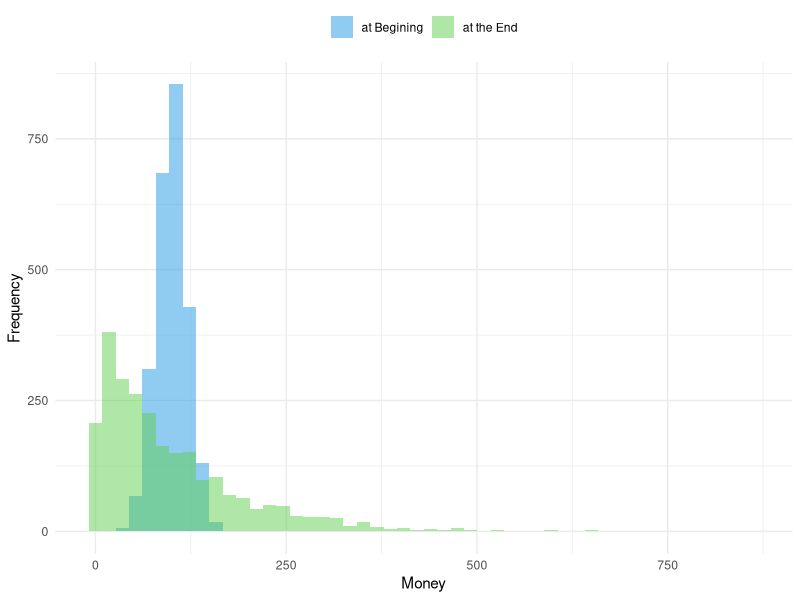
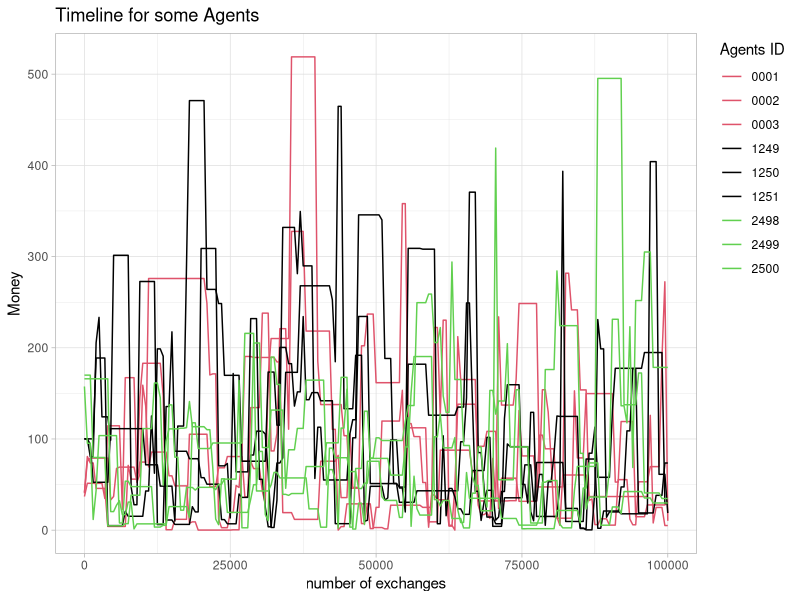
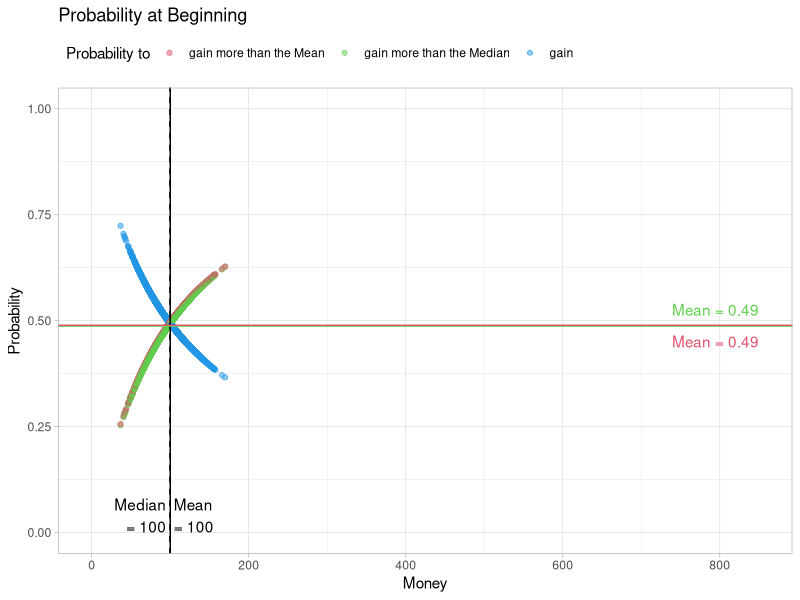
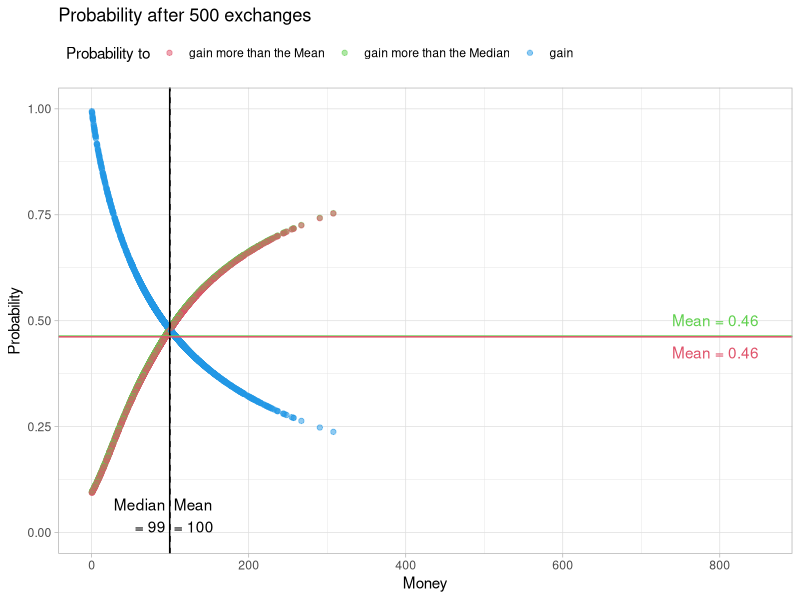
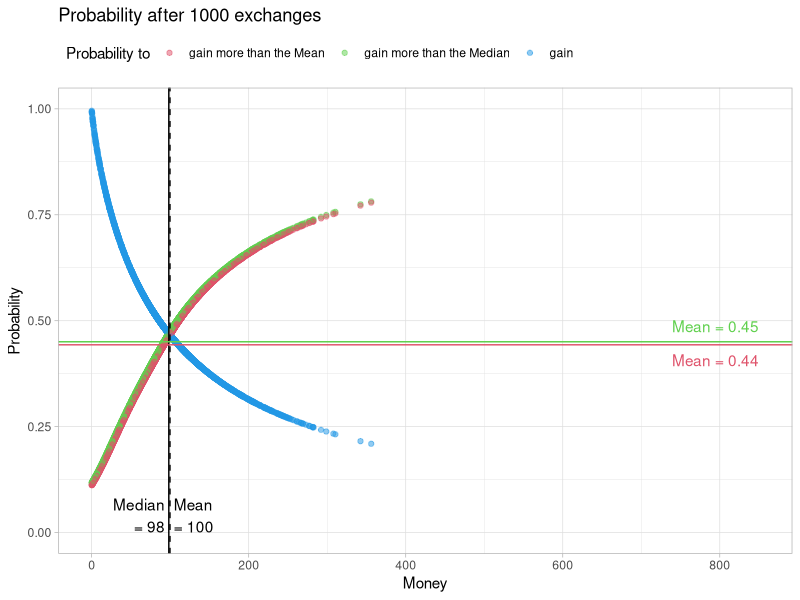
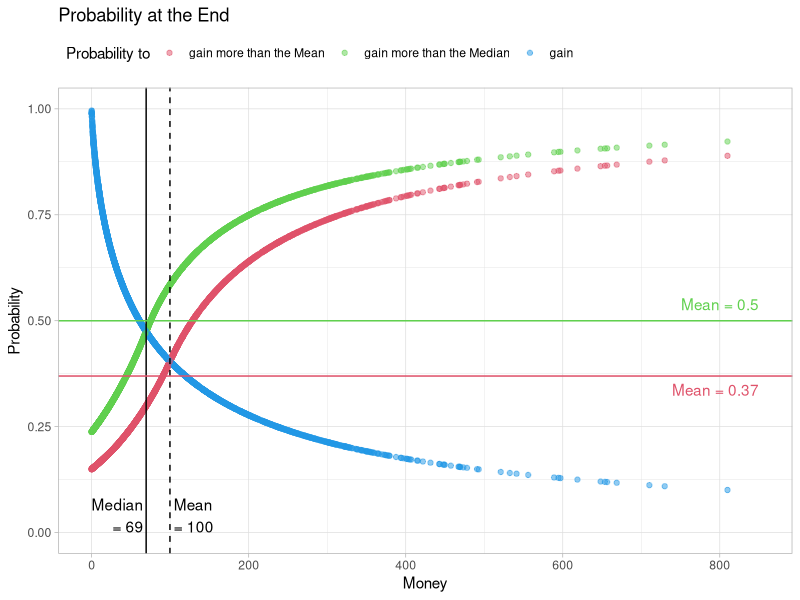

Generate these figures, in order, with R: (Note: a time limit stopped this script after it produced the figures.)
## ---- chunk 1
library(ggplot2)
library(tidyr)
library(dplyr)
## ---- chunk 2
nA = 2500         # number of Agents
ID = seq_len(nA)  # ID of the Agents
M0pop = 100       # Mean amount of Money in the Start-Population

PopNorm <- data.frame( ID = ID,
                       Money= sort(rnorm(nA, mean = M0pop, sd = 0.2 * M0pop))
                      )
## ---- chunk 3
PopEqual <- data.frame( ID = ID,
                       Money = rep(M0pop, times = nA)
                      )
## ---- chunk 4
gini <- function(VM) {
  VM <- sort(VM)
  n <- NROW(VM)
  numer <- 0
  for (i in 1:n) {
    numer <- numer + 2 * i * VM[i]
  }
  denom = n * sum(VM)
  return((numer / denom) - (n + 1) / n)
}
## ---- chunk 5
gini_t <- function(MM) {
  n <- NCOL(MM)
  GT <- c(0)
  for (i in 1:n) {
    GT[i] <-  gini(MM[,i])
  }
  return(GT)
  }
## ---- chunk 6
splitpair <- function(){
  rn <- runif(1)
  c(rn,1-rn)
}
splitpair()
## ---- chunk 7
calc_p <- function(VM) {
  Dist <- data.frame(Money = VM,
                     probwin = 0,
                     probmed = 0,
                     probmean = 0
                     )
  Sum <- data.frame(Money = c(min(Dist$Money),
                              max(Dist$Money),
                              median(Dist$Money),
                              mean(Dist$Money)
                              ),
                    probwin = 0,
                    probmed = 0,
                    probmean = 0
                    )
  rownames(Sum) <- c("min", "max", "med", "mean")
  M_Med <- Sum["med", "Money"]
  M_Mean <- Sum["mean", "Money"]
  for(i in 1:nrow(Dist)) {
    M_A <- Dist[i,"Money"]
    M_oA <- Dist[c(-i),"Money"]
    pwin <- M_oA*0
    pmed <- M_oA*0
    pmean <- M_oA*0
    for(ii in 1:NROW(M_oA)) {
      Pot <- max(M_A + M_oA[ii], 10e-8)
      pwin[ii] <- 1-min(1, M_A/Pot)
      pmed[ii] <- 1-min(1, M_Med/Pot)
      pmean[ii] <- 1-min(1, M_Mean/Pot)
    }
    Dist[i,"probwin"] <- mean(pwin)
    Dist[i,"probmed"] <- mean(pmed)
    Dist[i,"probmean"] <- mean(pmean)
  }
  for (i in c("probwin","probmed","probmean")) {
    Sum[[i]] = c(min(Dist[[i]]),
                    max(Dist[[i]]),
                    median(Dist[[i]]),
                    mean(Dist[[i]])
    )
  }

  Output <- list(Sum = Sum, Dist = Dist)
  return(Output)
}
## ---- chunk 8
calc_p <- function(VM) {
  n <- length(VM)
  MM <- matrix(rep(VM,times=n),n,n)
  S <- (VM+t(MM))
  S[S==0] <- 10e-8
  pwin <- (1-t(MM)/S)
  diag(pwin) <- 0
  pmed <- 1-(median(VM)/S)
  pmed[pmed<0] <- 0
  diag(pmed) <- 0
  pmean <- 1-(mean(VM)/S)
  pmean[pmean<0] <- 0
  diag(pmean) <- 0

  Dist <- data.frame(Money = VM,
                     probwin = colSums(pwin)/(n-1),
                     probmed = colSums(pmed)/(n-1),
                     probmean = colSums(pmean)/(n-1)
                     )

  Sum <- data.frame(Money = c(min(Dist$Money),
                              max(Dist$Money),
                              median(Dist$Money),
                              mean(Dist$Money)),
                    probwin = c(min(Dist$probwin),
                                max(Dist$probwin),
                                median(Dist$probwin),
                                mean(Dist$probwin)),
                    probmed = c(min(Dist$probmed),
                                max(Dist$probmed),
                                median(Dist$probmed),
                                mean(Dist$probmed)),
                    probmean = c(min(Dist$probmean),
                                max(Dist$probmean),
                                median(Dist$probmean),
                                mean(Dist$probmean))
                    )

  rownames(Sum) <- c("min", "max", "med", "mean")
  Output <- list(Sum = Sum, Dist = Dist)
  return(Output)
}
## ---- chunk 9
calc_p_t <- function(MM) {
  pnt <- calc_p(MM[,1])
  tx <- as.numeric(gsub("n", "",colnames(MM)[1]))
  pnts <- data.frame(Time = rep(tx, times = 4),
                     Res = colnames(pnt$Sum),
                     t(pnt$Sum)
                     )
  for(i in 2:ncol(MM)) {
    pnt <- calc_p(MM[,i])
    tx <- as.numeric(gsub("n", "",colnames(MM)[i]))
    pnti <- data.frame(Time = rep(tx, times = 4),
                       Res = colnames(pnt$Sum),
                       t(pnt$Sum)
                       )
    pnts <- rbind(pnts,pnti)
  }
  rownames(pnts) <- NULL
  return(pnts)
}
## ---- chunk 10
ecosim <- function( n, VM, TL = 0 ) {
  df <- data.frame(ID=seq(1,NROW(VM)),
                   nE=0,
                   MT_S=VM,
                   MT_E=VM
                   )
  if (TL > 0) {
    M_TL <- data.frame(n0 = df$MT_S)
  }
  for(i in 1:n) {
    rdf <- sample(df$ID, size=2)
    rds <- splitpair()
    df[rdf,"nE"] <- df[rdf,"nE"] + 1
    df[rdf,"MT_E"] <- sum( df[rdf,"MT_E"]) * rds
    if ( TL > 0 ) {
      if ( i %% TL == 0) {
        M_TL [[paste0("n",i)]]<- df$MT_E
      }
    }
  }
  Output <- list("Sum" = df)
  if ( TL > 0 ) {
    rownames(M_TL) <- df$ID
    Output$Timeline <- M_TL
  }
  return(Output)
}
## ---- chunk 11
figHist <- function(Sim_Sum) {
  Fig <- pivot_longer(data.frame(Sim_Sum),
                      cols = starts_with("MT"),
                      names_to = "Distribution",
                      values_to = "Money"
                      )
  Fig$Distribution <-recode(Fig$Distribution,
                            "MT_S" = "at Begining",
                            "MT_E" = "at the End"
                            )
  Figp <- ggplot(Fig, aes(x = Money, fill = Distribution)) +
    geom_histogram(position = "identity", alpha = 0.5, bins = 50) +
    ylab("Frequency") +
    scale_fill_manual(name = NULL, values = c(4,3)) +
    scale_color_manual(name = NULL, values = c(4, 3)) +
    theme_minimal() +
    theme(legend.position = "top")
  return(Figp)
}
## ---- chunk 12
figProb <- function(Prob, Title, xmax) {
  Figd <- pivot_longer(data.frame(Prob$Dist),
                       cols = starts_with("p"),
                       names_to = "Outcome",
                       values_to = "Probability"
                       )
  Figs <- Prob$Sum

  Figp <- ggplot(data = Figd,
                 aes(x = Money,
                     y = Probability,
                     color = Outcome
                     )
                 ) +
    geom_point( alpha = 0.5, size = 1.5) +
    scale_color_manual(name = "Probability to",
                       values = c(2, 3, 4),
                       labels = c("gain more than the Mean",
                                  "gain more than the Median",
                                  "gain")
                       ) +
    ylim(0, 1) +
    xlim(0, xmax) +

    geom_vline(xintercept = Figs["med","Money"],
               linetype = "solid", color = 1) +
    annotate("text",
             x = Figs["med","Money"] * 0.95,
             y = 0,
             hjust = 1,
             vjust = 0,
             label = paste("Median\n=",
                           round(Figs["med","Money"], 0)),
             color = 1) +

    geom_vline(xintercept = Figs["mean","Money"],
               linetype = "dashed", color = 1) +
    annotate("text",
             x = Figs["mean","Money"] * 1.05,
             y = 0,
             hjust = 0,
             vjust = 0,
             label = paste("Mean\n=",
                           round(Figs["mean","Money"], 0)),
             color = 1) +

    geom_hline(yintercept = Figs["mean","probmed"],
             linetype = "solid", color = 3) +
    annotate("text",
             x = xmax,
             y = Figs["mean","probmed"] * 1.05,
             hjust = 1,
             vjust = 0,
             label = paste("Mean =",
                           round(Figs["mean","probmed"], 2)),
             color = 3) +

    geom_hline(yintercept = Figs["mean","probmean"],
               linetype = "solid", color = 2) +
    annotate("text",
             x = xmax,
             y = Figs["mean","probmean"]*0.95,
             hjust = 1,
             vjust = 1,
             label = paste("Mean =",
                           round(Figs["mean","probmean"], 2)),
             color = 2) +

    labs(title = Title) +
    theme_light() +
    theme(legend.position = "top",
          legend.justification = c(0, 1))
  return(Figp)
}
## ---- chunk 13
figProb_t <- function(Prob, Title) {
  Fig <- Prob[Prob$Res!="Money",c("Time","Res","mean")]

  Figp <- ggplot(data = Fig, aes(x = Time, y = mean, color = Res)) +
    geom_line(linewidth = 1) +
    scale_color_manual(name = NULL, values = c(2, 3, 4),
                      labels = c("gain more than the Mean",
                                 "gain more than the Median",
                                 "gain")) +
    ggtitle(Title) +
    xlab("number of exchanges") +
    ylab("Mean-Probability in the Population") +
    ylim(0.30, 0.6) +
    theme_light() +
    theme(legend.position = "top",
         legend.justification = c(0, 1))
  return(Figp)
}
## ---- chunk 14
sNorm <- ecosim(100000, PopNorm$Money, TL = 500)
## ---- chunk 15
Fig01 <- figHist(sNorm$Sum)
Fig01
## ---- chunk 16
MTime <- data.frame(ID,sNorm$Timeline)

sID <- c(1,2,3,nA/2-1,nA/2,nA/2+1,nA-2,nA-1,nA)
sMTime <- MTime[sID,]

Fig02 <- pivot_longer(data.frame(sMTime),
                      cols = !matches("ID"),
                      names_to = "Time",
                      names_prefix = "n",
                      names_transform = list(Time = as.integer),
                      values_to = "Money"
)

Fig02$ID <- sprintf("%04d", Fig02$ID)

ggplot(data = Fig02, aes(x = Time, y = Money, color = ID)) +
  geom_line() +
  ggtitle("Timeline for some Agents") +
  xlab("number of exchanges") +
  labs(color = "Agents ID") +
  scale_color_manual(values = c(2,2,2, 1,1, 1,3,3,3)) +
  theme_light() +
  theme(legend.position = "right",
        legend.justification = c(0, 1))
## ---- chunk 17
Fig03 <- figProb(calc_p(sNorm$Timeline[,1]), 
                "Probability at Beginning", 850)
Fig04 <- figProb(calc_p(sNorm$Timeline[,2]), 
                "Probability after 500 exchanges", 850)
Fig05 <- figProb(calc_p(sNorm$Timeline[,3]), 
                "Probability after 1000 exchanges", 850)
Fig06 <- figProb(calc_p(sNorm$Timeline[,NCOL(sNorm$Timeline)]), 
                "Probability at the End", 850)
## ---- chunk 18
Fig03
## ---- chunk 19
Fig04
## ---- chunk 20
Fig05
## ---- chunk 21
Fig06
## ---- chunk 22
ProbNormt <- calc_p_t(sNorm$Timeline)
## ---- chunk 23
Fig07 <-figProb_t(ProbNormt, "Probability to ... of Money - Timeline")
Fig07
## ---- chunk 24
eNorm <- ecosim(100000, PopEqual$Money, TL = 500)
## ---- chunk 25
Fig08 <- figHist(eNorm$Sum)
Fig08
## ---- chunk 26
Fig09 <- figProb(calc_p(eNorm$Timeline[,1]), 
                "Probability at Beginning", 850)
Fig10 <- figProb(calc_p(eNorm$Timeline[,2]), 
                "Probability after 500 exchanges", 850)
Fig11 <- figProb(calc_p(eNorm$Timeline[,3]), 
                "Probability after 1000 exchanges", 850)
Fig12 <- figProb(calc_p(eNorm$Timeline[,NCOL(eNorm$Timeline)]), 
                "Probability at the End", 850)
## ---- chunk 27
Fig09
## ---- chunk 28
Fig10
## ---- chunk 29
Fig11
## ---- chunk 30
Fig12
## ---- chunk 31
ProbEqualt <- calc_p_t(eNorm$Timeline)
## ---- chunk 32
Fig13 <- figProb_t(ProbEqualt, "Probability to ... of Money - Timeline")
Fig13
## ---- chunk 33
sNorms <- ecosim(10000, PopNorm$Money, TL = 100)
ProbNormts <- calc_p_t(sNorms$Timeline)
eNorms <- ecosim(10000, PopEqual$Money, TL = 100)
ProbEqualts <- calc_p_t(eNorms$Timeline)
## ---- chunk 34
Fig14 <- figProb_t(ProbNormts, 
          "Probability to ... of Money\nTimeline for the Norm Population")
Fig15 <- figProb_t(ProbEqualts, 
          "Probability to ... of Money\nTimeline for a equal Population")
## ---- chunk 35
Fig14
## ---- chunk 36
Fig15
## ---- chunk 37
Fig16 <- data.frame( Time = ProbNormts[ProbNormts$Res == "Money",c("Time")],
                    Norm = gini_t(sNorms$Timeline),
                    Equal = gini_t(eNorms$Timeline)
                   )
Fig16 <- pivot_longer(data.frame(Fig16),
                      cols = !matches("Time"),
                      names_to = "Pop",
                      values_to = "Gini"
                      )
                    
Fig16p <- ggplot(data = Fig16, aes(x = Time, y = Gini, color = Pop)) +
  geom_line(linewidth = 1) +
  scale_color_manual(name = "Start Population", values = c(2, 1)) +
  ggtitle("Gini-Faktor - Timeline") +
  xlab("number of exchanges") +
  ylab("Gini") +
  theme_light() +
  theme(legend.position = "top",
        legend.justification = c(0, 1))

Fig16p
## ---- chunk 38
Fig17 <- data.frame( Time = ProbNormts[ProbNormts$Res == "Money",c("Time")],
                    GNorm = (1-Fig16[Fig16$Pop == "Norm","Gini"]),
                    PNorm = ProbNormts[ProbNormts$Res == "probmean",c("mean")],
                    GEqual = 1-Fig16[Fig16$Pop == "Equal","Gini"],
                    PEqual = ProbEqualts[ProbEqualts$Res == "probmean",c("mean")]
                   )
colnames(Fig17) <- c("Time", "GNorm", "PNorm", "GEqual", "PEqual")

Fig17$Faktn <- Fig17$GNorm/Fig17$PNorm
Fig17$Fakte <- Fig17$GEqual/Fig17$PEqual

Fig17 <- pivot_longer(data.frame(Fig17),
                      cols = starts_with("F"),
                      names_to = "Pop",
                      values_to = "Fakt"
                      )

Fig17p <- ggplot(data = Fig17, 
  aes(x = Time, y = Fakt, color = Pop, linetype = Pop)) +
  geom_line(linewidth = 1) +
  scale_color_manual(name = "Start Population", 
                     values = c(2, 1),
                     labels = c("Equal", "Norm")) +
  scale_linetype_manual("Start Population",
                        values = c("solid", "dashed"),
                        labels = c("Equal", "Norm")) +
  ggtitle("Relation between\n 
          Probability to gain more than the Mean\n
          and (1-Gini) - Timeline") +
  xlab("number of exchanges") +
  ylab("Faktor") +
  theme_light() +
  theme(legend.position = "top",
        legend.justification = c(0, 1))

Fig17p
